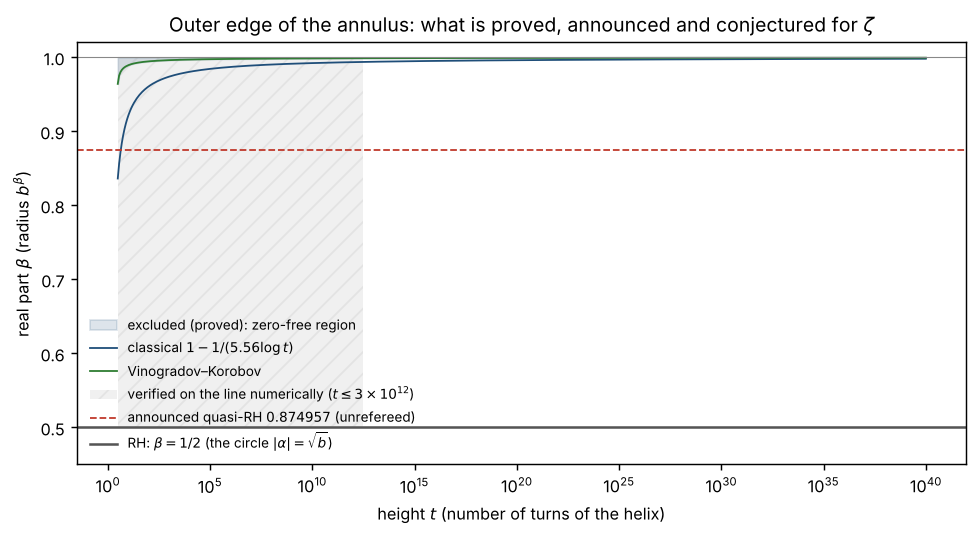

Python code for this plot:
#!/usr/bin/env python3
"""The radius problem as an upper bound (log entry 60).

Unrolled picture (height gamma against real part beta, i.e. radius b^beta): known zero-free
boundaries for zeta, which push the outer edge of the annulus inward.
  classical (de la Vallee Poussin type, Mossinghoff-Trudgian constant): beta < 1 - 1/(5.5587 log t)
  Vinogradov-Korobov (Ford's constant):  beta < 1 - 1/(57.54 (log t)^{2/3} (log log t)^{1/3})
  announced quasi-RH (unrefereed, Nov 2026): beta < 7/8, refined to 0.874957
  numerically verified: all zeros with t <= 3e12 on the line (Platt-Trudgian)
  RH: beta = 1/2 (with the functional equation, an upper bound 1/2 forces the circle).
Writes upper_bounds.png.
"""
import math, os
import numpy as np
import matplotlib; matplotlib.use('Agg'); import matplotlib.pyplot as plt
t = np.logspace(math.log10(3), 40, 600); lt = np.log(t)
classical = 1 - 1 / (5.5587 * lt)
vk = 1 - 1 / (57.54 * lt ** (2 / 3) * np.log(lt) ** (1 / 3))
plt.rcParams.update({'font.size': 9})
fig, ax = plt.subplots(figsize=(7.6, 4.2))
ax.fill_between(t, np.maximum(classical, vk), 1, color='#1f4e79', alpha=0.15, label='excluded (proved): zero-free region')
ax.semilogx(t, classical, color='#1f4e79', lw=1, label='classical $1-1/(5.56\\log t)$')
ax.semilogx(t, vk, color='#2e7d32', lw=1, label='Vinogradov–Korobov')
ax.fill_between([3, 3e12], 0.5, 1, color='#888888', alpha=0.12, hatch='//', edgecolor='#aaaaaa', lw=0, label='verified on the line numerically ($t\\leq3\\times10^{12}$)')
ax.axhline(0.874957, color='#c0392b', ls='--', lw=1, label='announced quasi-RH $0.874957$ (unrefereed)')
ax.axhline(0.5, color='#555555', lw=1.4, label='RH: $\\beta=1/2$ (the circle $|\\alpha|=\\sqrt{b}$)')
ax.axhline(1, color='#888888', lw=0.6)
ax.set_xlabel('height $t$ (number of turns of the helix)'); ax.set_ylabel('real part $\\beta$ (radius $b^{\\beta}$)')
ax.set_ylim(0.45, 1.02); ax.legend(frameon=False, fontsize=7.5, loc='lower left')
ax.set_title('Outer edge of the annulus: what is proved, announced and conjectured for $\\zeta$')
fig.tight_layout(); fig.savefig(os.path.join(os.path.dirname(os.path.abspath(__file__)), 'upper_bounds.png'), dpi=130, bbox_inches='tight')
